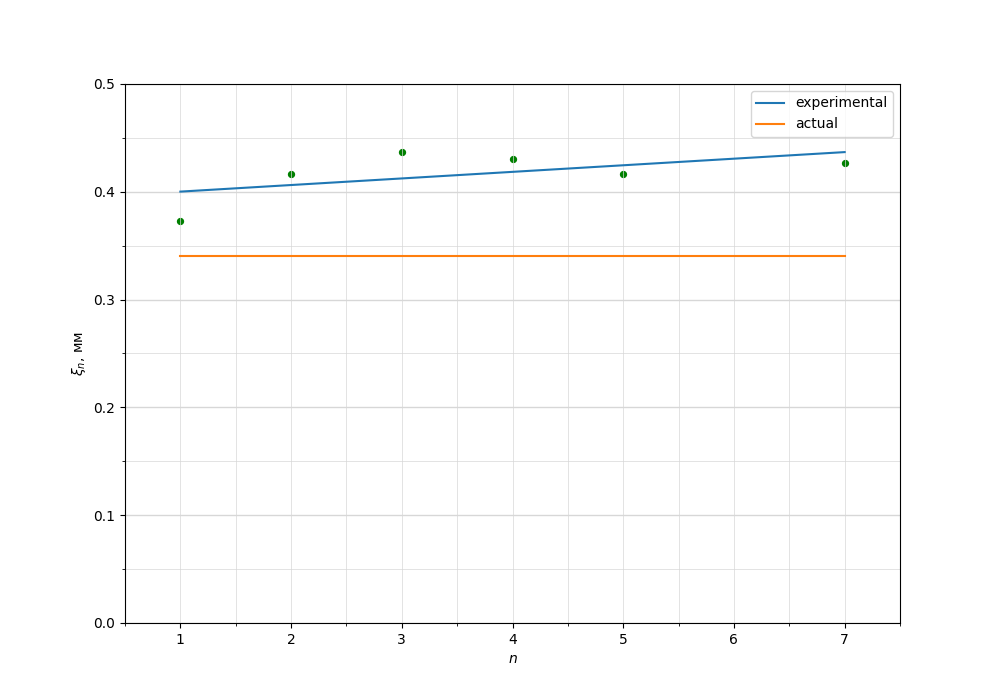

This chart was generated by the following Python code:
import numpy as np
import matplotlib.pyplot as plt
from matplotlib.ticker import MultipleLocator

plt.figure(figsize=(10,7))  #Размер изображения
#plt.title('График зависимости разности температуры от разности давления для T=295K') # Заголовок

x = [1, 2, 3, 4, 5, 7] # Координата x
y = [37.24513391,41.64132563,43.67379077,43.00697618,41.64132563,42.66966135] # Координата y

y = [_y/100 for _y in y]

plt.scatter(x, y, s=18, c='green')  # Экспериментальные точки на графике

plt.xlabel('$n$') # Подпись абсцисс
plt.ylabel(r'$\xi_n$, мм') # Подпись ординат

#yerr = [0.018*_y for _y in y]  # Погрешность по y
#xerr = [0.05 for _x in x] # Погрешность по x
#plt.errorbar(x, y, xerr=xerr, yerr=yerr, fmt=" ", color='k')

p = np.polyfit(x, y, deg=1) # Построение кривой по мнк
p_f = np.poly1d(p)
line1, = plt.plot(x, p_f(x), label='experimental')
print(p_f)

x1, y1 = [1, 7], [0.34, 0.34]
line2, = plt.plot(x1, y1, label='actual')

plt.axis([0.5, 7.5, 0, 0.5])


DP = 2
ax = plt.gca()
ax.legend(handles=[line1, line2])
## Характеристики сетки

ax.yaxis.set_minor_locator(MultipleLocator(0.05))
ax.yaxis.set_major_locator(MultipleLocator(0.1))
ax.xaxis.set_minor_locator(MultipleLocator(0.5))
ax.xaxis.set_major_locator(MultipleLocator(1))
ax.yaxis.grid(True,'major',linewidth=2/DP,linestyle='-',color='#d7d7d7')
ax.xaxis.grid(True,'minor',linewidth=1/DP,linestyle='-',color='#d7d7d7')
ax.yaxis.grid(True,'minor',linewidth=1/DP,linestyle='-',color='#d7d7d7')
ax.xaxis.grid(True,'major',linewidth=1/DP,linestyle='-',color='#d7d7d7',zorder=0)

plt.savefig('1')
